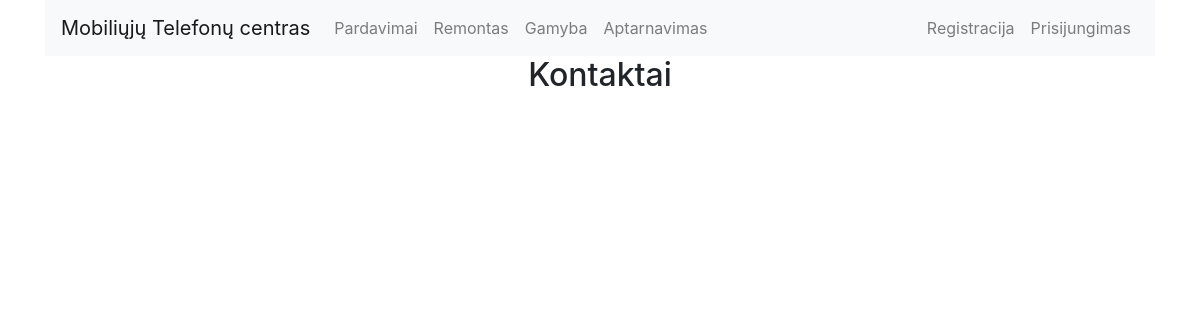
Before: /views/support/contacts.php with the older database file.
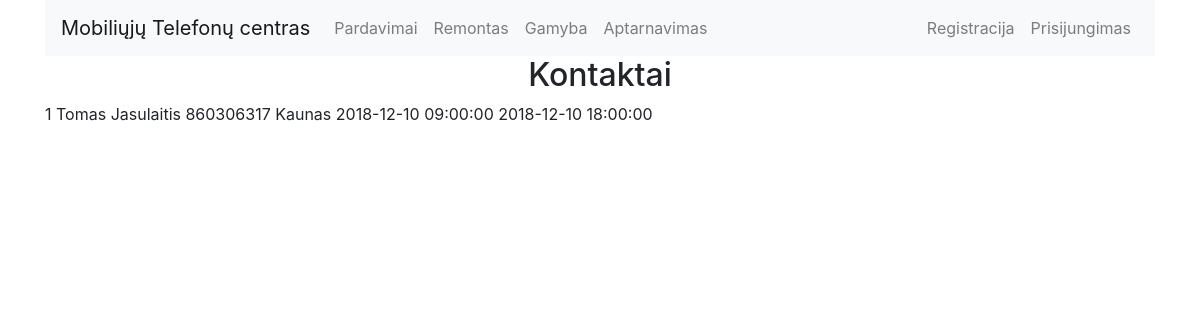
After: the same page with the newer database file.
### tables this page shows
CREATE TABLE `contacts` (
  `id` int(10) NOT NULL,
  `first_name` varchar(15) NOT NULL,
  `last_name` varchar(20) NOT NULL,
  `phone_number` int(10) NOT NULL,
  `location` varchar(40) NOT NULL,
  `work_hours_start` datetime NOT NULL,
  `work_hours_finish` datetime NOT NULL
);

### views/support/contacts.php (the view, shortened to what this page needs)
<?php
	$dbc = mysqli_connect('localhost', 'stud', 'stud', 'informacines_sistemos');
	$sql = "SELECT * FROM contacts";
	$result = mysqli_query($dbc, $sql);
	include_once '../header.php';
?>
<section class="container">
  <h1 class="h2 text-center">Kontaktai</h1>
  <?php
  while($row = mysqli_fetch_assoc($result))
		{
			echo
			"<tr>
				<td>".$row['id']."</td>
				<td>".$row['first_name']."</td>
				<td>".$row['last_name']."</td>
				<td>".$row['phone_number']."</td>
				<td>".$row['location']."</td>
				<td>".$row['work_hours_start']."</td>
				<td>".$row['work_hours_finish']."</td>
			</tr>";
		};
  ?>
</section>
<?php
	include_once '../footer.php';
?>

### views/header.php (shortened to what this page needs)
<!DOCTYPE html>
<html lang="en">
<head>
  <link rel="stylesheet" href="https://stackpath.bootstrapcdn.com/bootstrap/4.1.3/css/bootstrap.min.css">
</head>
<body>
  <div class="container">
    <nav class="navbar navbar-expand-lg navbar-light bg-light">
      <?php echo '
      <a class="navbar-brand" href="'.$_SESSION['prefix'].'index.php">Mobiliųjų Telefonų centras</a>
      '; ?>
      <div class="collapse navbar-collapse" id="navbarNav">
        <ul class="nav navbar-nav">
          <?php echo '
          <li class="nav-item '.($_SESSION['currentPage']==="sales"? " active" : "").'">
            <a class="nav-link" href="Sales.html">Pardavimai</a>
          </li>
          <li class="nav-item '.($_SESSION['currentPage']==="repair"? " active" : "").'">
            <a class="nav-link" href="Repair.html">Remontas</a>
          </li>
          <li class="nav-item '.($_SESSION['currentPage']==="production"? " active" : "").'">
            <a class="nav-link" href="Production.html">Gamyba</a>
          </li>
 	<li class="nav-item '.($_SESSION['currentPage']==="supportMain"? " active" : "").'">
              <a class="nav-link" href="'.$_SESSION['prefix'].'views/support/supportMain.php">Aptarnavimas</a>
          </li>
          '; ?>
        </ul>
        <ul class="nav navbar-nav ml-auto">
          <?php
          if (isset($_SESSION['email'])) {
            echo '
            <li class="nav-item '.($_SESSION['currentPage']==="userActions"? " active" : "").'">
            <a class="nav-link" href="'.$_SESSION['prefix'].'views/userManagement/userActions.php">Vartotojo veiksmai</a>
            </li>
            <li class="nav-item">
            <a class="nav-link" href="'.$_SESSION['prefix'].'controllers/userManagement/proc_logout.php">Atsijungti</a>
            </li>
            ';
          } else {
            echo '
            <li class="nav-item '.($_SESSION['currentPage']==="registration"? " active" : "").'">
              <a class="nav-link" href="'.$_SESSION['prefix'].'views/userManagement/registration.php">Registracija</a>
            </li>
            <li class="nav-item '.($_SESSION['currentPage']==="login"? " active" : "").'">
              <a class="nav-link" href="'.$_SESSION['prefix'].'views/userManagement/login.php">Prisijungimas</a>
            </li>
            ';
            } ?>
        </ul>
      </div>
    </nav>
  </div>

### views/footer.php (shortened to what this page needs)
  </body>
</html>

Changed rows visible on the page:
added contacts: id "1", first_name "Tomas", last_name "Jasulaitis", phone_number "860306317", location "Kaunas", work_hours_start "2018-12-10 09:00:00", work_hours_finish "2018-12-10 18:00:00"
